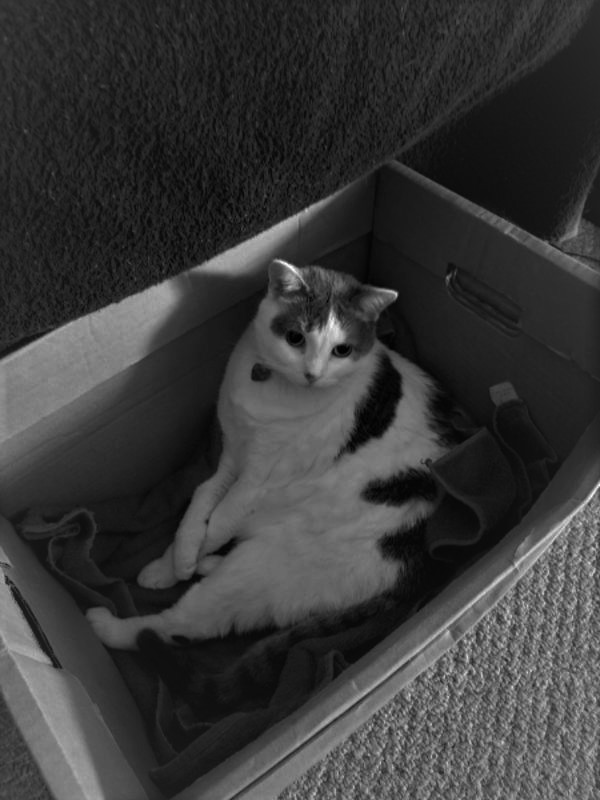
#> input picture after.jpg, 600 x 800 px
$ python make_before_after_gif.py
#> lines starting #> are read from the running program, lines starting #| are printed output that depends on the picture
import os

import numpy as np
from PIL import Image


def resize_image(background_path, new_width):
    '''
    Transforma a imagem com a largura especificada
    sem perder suas dimensões e salva a imagem redimensionada no disco.
    '''
    background = Image.open(background_path)

    width_percent = (new_width / float(background.size[0]))
    new_height = int((float(background.size[1]) * float(width_percent)))

    resized_background = background.resize(
        (new_width, new_height), Image.LANCZOS)

    resized_background.save(background_path)

    return background_path


def compress_image(input_path, output_path, max_size):
#> called with input_path = 'after.jpg', output_path = '01_after_reduce.jpg', max_size = 32
    image = Image.open(input_path)
#> image is the input picture: PIL image 600x800 RGB; min 0, max 255, mean 57.4
    quality = 95  # Qualidade inicial da imagem (0-100)

    # Loop para reduzir a qualidade até que o tamanho seja
    # menor ou igual ao máximo permitido
    while True:
        image.save(output_path, optimize=True, quality=quality)

        # Verifica o tamanho da imagem após salvar
        if os.path.getsize(output_path) <= max_size * 1024:
            break

        # Reduz a qualidade em 5 unidades a cada iteração
        quality -= 5
#> after the loop, quality = 50
#> call 2 of compress_image, with input_path = 'before.jpg', output_path = '01_before_reduce.jpg', max_size = 32
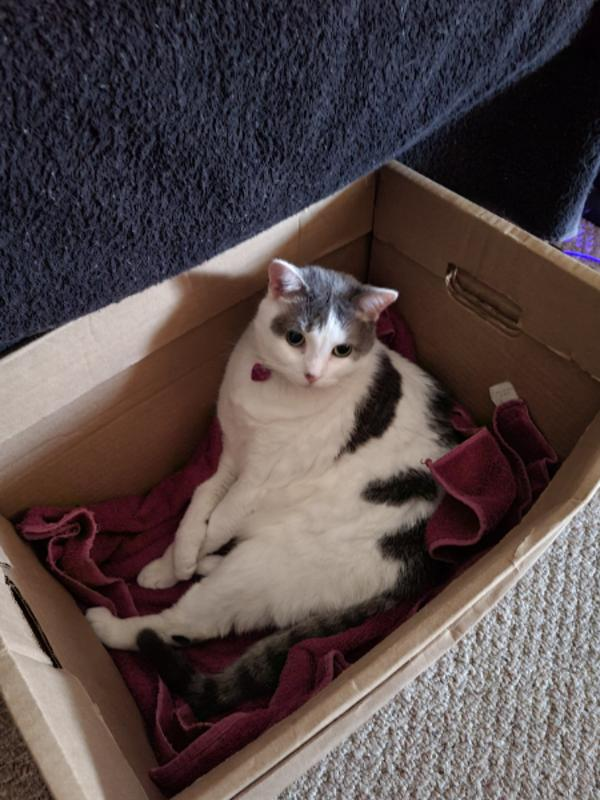
#> input picture before.jpg, 600 x 800 px
#> in compress_image, image is the input picture: PIL image 600x800 RGB; mean R, G, B 85.5, 72.7, 72.2
#> after the loop in compress_image (call 2), `while True:`: quality = 25


def generate_comparative_gif(
        image1_path, image2_path, output_path, gif_duration=100, gif_delay=50):

#> called with image1_path = '01_after_reduce.jpg', image2_path = '01_before_reduce.jpg', output_path = 'yourgif.gif', gif_duration = 100, gif_delay = 50
    image1 = Image.open(image1_path)
    image2 = Image.open(image2_path)

    np_image1 = np.array(image1)
    np_image2 = np.array(image2)

    composite_image = np.hstack(
        (np_image1[:, :np_image1.shape[1] // 2], np_image2[:, np_image2.shape
                                                           [1] // 2:]))
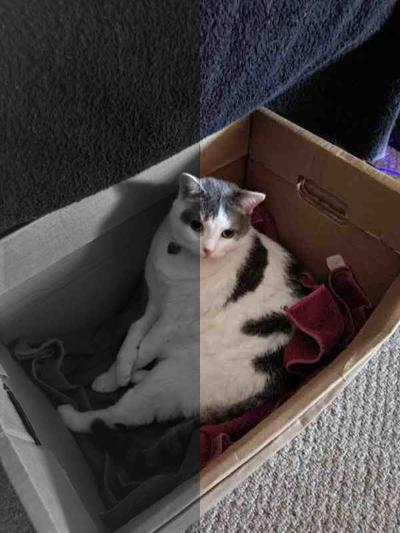
#> composite_image: shape (533, 400, 3); mean R, G, B 71.8, 65.9, 65.7

    # Criar o GIF
    frames = []
    for i in range(0, composite_image.shape[1], 5):
        frame = composite_image.copy()
        frame[:, :i] = np_image1[:, :i]
        frame[:, i:] = np_image2[:, i:]
        frames.append(Image.fromarray(frame))
#> after the loop, frames = 80 items

    for i in range(composite_image.shape[1], 0, -5):
        frame = composite_image.copy()
        frame[:, :i] = np_image1[:, :i]
        frame[:, i:] = np_image2[:, i:]
        frames.append(Image.fromarray(frame))
#> after the loop, frames = 160 items

    # Salvar o GIF
    frames[0].save(
        output_path,
        save_all=True,
        append_images=frames[1:],
        duration=gif_duration,
        loop=0,
        optimize=True,
        quality=80,
        delay=gif_delay
    )


input_image_path = 'after.jpg'
output_image_path = '01_after_reduce.jpg'
max_file_size_kb = 32
compress_image(input_image_path, output_image_path, max_file_size_kb)

input_image_path = 'before.jpg'
output_image_path = '01_before_reduce.jpg'
max_file_size_kb = 32
compress_image(input_image_path, output_image_path, max_file_size_kb)


image1_path_str = resize_image(
    "01_after_reduce.jpg", 400)

image2_path_str = resize_image(
    "01_before_reduce.jpg", 400)

output_gif_path = "yourgif.gif"

generate_comparative_gif(image1_path_str, image2_path_str, output_gif_path)
